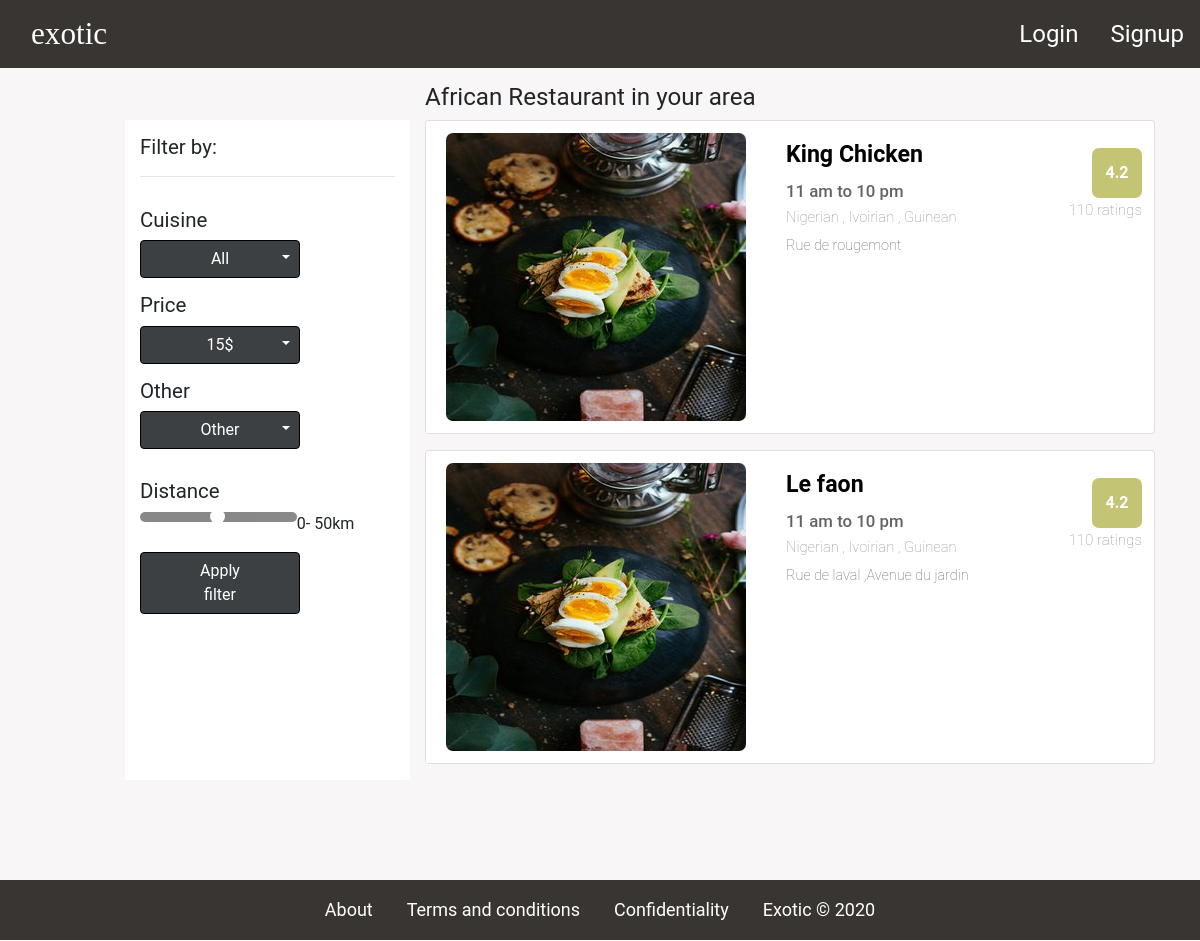
/result, run on an earlier commit of the app's database.
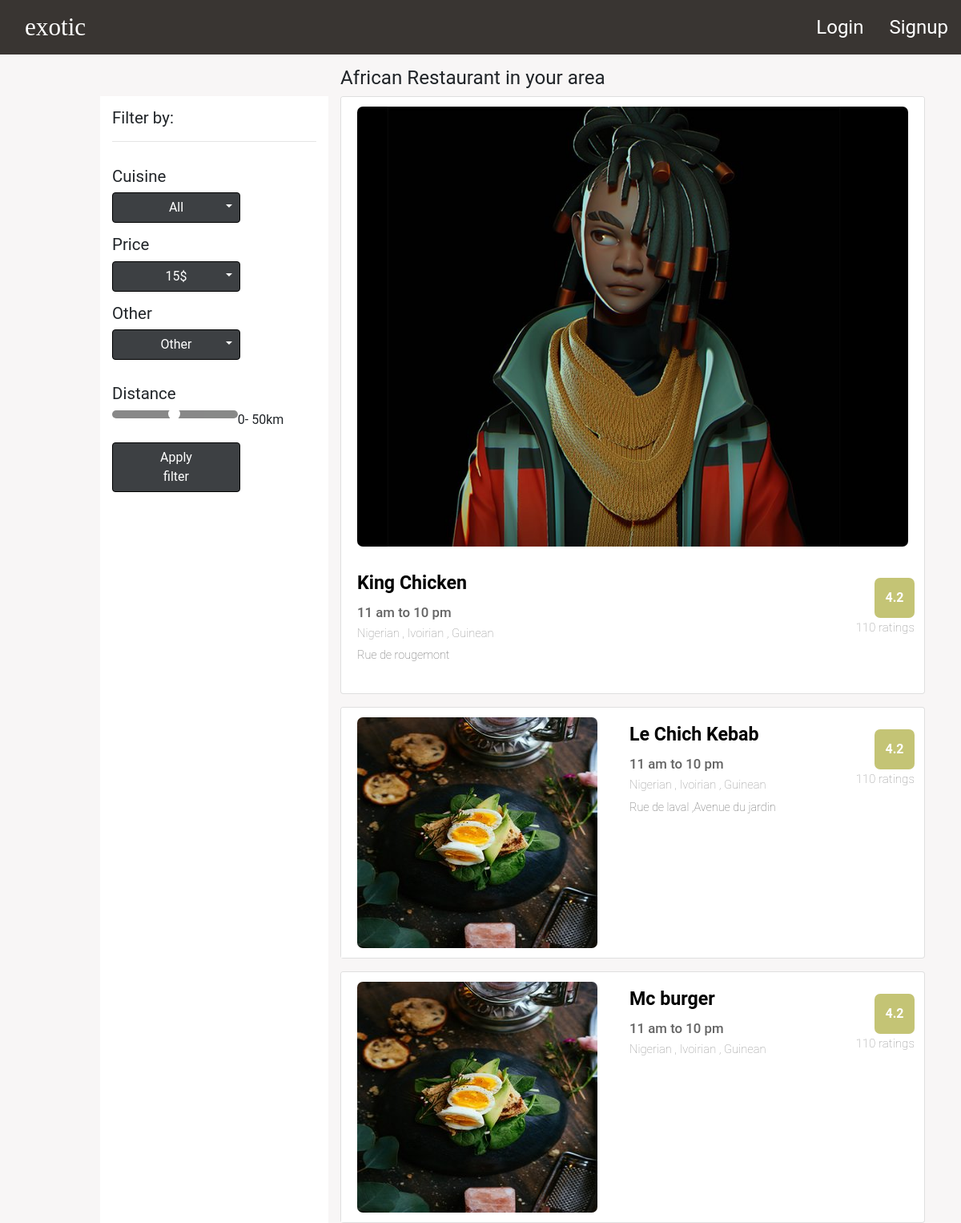
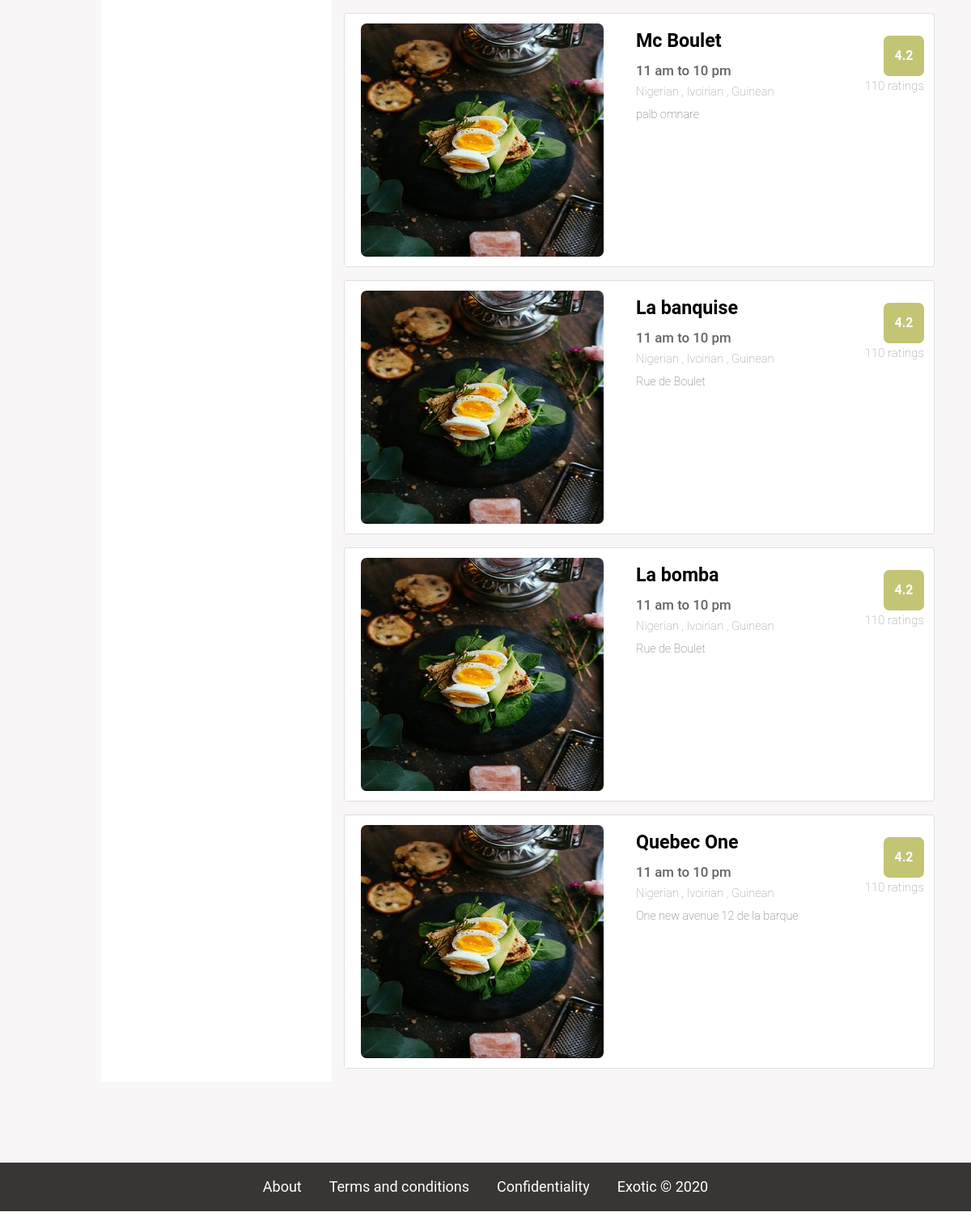
And on a later commit of the database (2 pictures, top to bottom).
### food_app/models.py (models this page shows, shortened)
class Restaurant(db.Model):
    __searchable__=['description','name']
    id = db.Column(db.Integer, primary_key=True)
    name = db.Column(db.String(40), nullable=False)
    description = db.Column(db.String(200), nullable=True)
    telephone_number = db.Column(db.String(10) , nullable=False)
    average_price=db.Column(db.Integer , nullable=True)
    date_created = db.Column(db.DateTime, default=datetime.utcnow)
    user_id = db.Column(db.Integer , db.ForeignKey('user.id') , nullable=True)
    address_id=db.Column(db.Integer , db.ForeignKey('address.id') , nullable=True)
    dishes = db.relationship('Dish', backref='resto', lazy=True)
    menus = db.relationship('Menu', backref='resto', lazy=True)
    photos= db.relationship('ImageItem', lazy=True)

class Address(db.Model):
    id=db.Column(db.Integer , primary_key=True)
    street_address = db.Column(db.String(100) , nullable=False)
    city = db.Column(db.String(50), nullable=False)
    state_id = db.Column(db.Integer ,db.ForeignKey('state.id') , nullable=True )
    country_id = db.Column(db.Integer ,db.ForeignKey('country.id') , nullable=True )
    resto = db.relationship('Restaurant', backref='address' , lazy=True)

class ImageItem(db.Model):
    id = db.Column(db.Integer , primary_key=True)
    photo_path=db.Column(db.String(100) , unique=True , nullable=False)
    restaurant_pk = db.Column(db.Integer , db.ForeignKey('restaurant.id') , nullable=True)

### food_app/routes.py (the view)
@app.route('/result')
def result():
    restaurants = Restaurant.query.all()
    return render_template('result.html' , restaurants=restaurants)

### food_app/templates/result.html (shortened to what this page needs)
{% extends "nav_bar_base.html" %}
{% block stylesheet %}
{{ super() }}
<link rel="stylesheet" type="text/css" href={{ url_for('static', filename='styles/result.css') }}>
{% endblock stylesheet %}
{% block content %}
{{ super() }}
<div class="container ">
  <div class="row">
    <div class="col">
    </div>
    <div class="col-lg-8">
      <h1> African Restaurant in your area </h1>
    </div>
  </div>
  <div class="row" >
    <div class="col">
    </div>
    <div class="col-lg-3" id="filter">
      <div class="row" id="filter_by">
        <h1 style="font-size: 128%; margin-left: 15px;"> Filter by: </h1>
      </div>
      <hr id="h_row">
      <div class="row">
        <h1 style="font-size: 128%; margin-left: 15px;"> Cuisine </h1>
      </div>
      <div class="row">
        <div class="dropdown">
          <button class="btn btn-primary dropdown-toggle" type="button" data-toggle="dropdown">All
            </button>
        </div>
      </div>
      <div class="row">
        <h1 style="font-size: 128%; margin-left: 15px;"> Price </h1>
      </div>
      <div class="row">
        <div class="dropdown">
          <button class="btn btn-primary dropdown-toggle" type="button" data-toggle="dropdown">15$
            </button>
        </div>
      </div>
      <div class="row">
        <h1 style="font-size: 128%; margin-left: 15px;"> Other </h1>
      </div>
      <div class="row">
        <div class="dropdown">
          <button class="btn btn-primary dropdown-toggle" type="button" data-toggle="dropdown">Other
            </button>
        </div>
      </div>
      <div class="row">
        <h1 style="font-size: 128%; margin-left: 15px; margin-top: 1.875rem;"> Distance </h1>
      </div>
      <div class="row">
        <input type="range" min="1" max="100" value="50" class="slider" id="myRange">
        <p class="dist">0- <span id="demo"></span>km</p>
      </div>
      <div class="row">
        <button type="button" class="btn btn-primary">Apply filter</button>
      </div>
      </div>
    <div class="col-lg-8 col-md-12 col-sm-12">
      {% for resto in restaurants %}
        <a href={{ url_for('restaurant_view',resto_id=resto.id) }}>
          <div class="card flex-row flex-wrap mb-3 stretched-link">
            <div class="card-header border-0">
              {% if resto.photos  %}
              <img class="card-img-top" src={{ url_for('static', filename='images/'+resto.photos[0].photo_path) }} alt="Card image cap" width=256>
              {% else %}
              <img class="card-img-top" src="../static/images/rezfood.jpg" alt="Card image cap">
              {% endif %}
            </div>
            <div class="card-body">
              <div class="row">
                <div class="col-8">
                  <h5 class="card-title">{{ resto.name }}</h5>
                  <h2 class="card-text hour"> <time>11 am</time> to <time>10 pm</time></h2>
                  <h2 class="card-text country">Nigerian , Ivoirian , Guinean</h2>
                  <address>{{ resto.address.street_address }}</address>
                </div>
                <div class="col-4">
                  <div class="square">
                    <div class="rating_content">4.2</div>
                  </div>
                  <div class="rating-score">110 ratings</div>
                </div>
              </div>
            </div>
          </div>
        </a>
      {% endfor %}
    </div>
  </div>
</div>
{% endblock content %}

### food_app/templates/nav_bar_base.html (shortened to what this page needs)
{% extends "base.html" %}
{% block stylesheet %}
<link rel="stylesheet" type="text/css" href="..\static\styles\nav.css">
{% endblock stylesheet %}
{% block content %}
<nav class="navbar-custom">
    <a class="navbar-brand mr-auto" href="\">exotic</a>
    <div class="navbar-links">
      <ul>
        <li><a href="\login">Login</a></li>
        <li><a href="\signup">Signup</a></li>
      </ul>
    </div>
</nav>
{% endblock content %}

### food_app/templates/base.html (shortened to what this page needs)
<!doctype html>
<html lang="en">
<head>
  <link rel="stylesheet" href="https://stackpath.bootstrapcdn.com/bootstrap/4.5.0/css/bootstrap.min.css"
>
  <link rel="stylesheet" type="text/css" href="..\static\styles\style.css">
  {% block stylesheet %}
  {% endblock stylesheet %}
  <link rel="stylesheet" href="https://cdnjs.cloudflare.com/ajax/libs/font-awesome/4.7.0/css/font-awesome.min.css">
</head>
<body>
  {% block content %}
  {% endblock content %}
 <footer class="footer">
    <div class="container bloc1">
      <a href="\about" class="text-muted">About</a>
    </div>
    <div class="container bloc2">
      <a href="#" class="text-muted">Terms and conditions</a>
    </div>
    <div class="container bloc3">
      <a href="#" class="text-muted">Confidentiality</a>
    </div>
    <div class="container bloc4">
      <a href="\" class="text-muted">Exotic © 2020</a>
    </div>
  </footer>
</body>
</html>

### food_app/static/styles/style.css (style rules this page uses)
:root { --main-bg-color: #f8f6f6; --searchButton-bg-color:#C32F10; --gray-color:rgb(2, 207, 207); --main-banner-color-overlay:rgba(112, 85, 9, 0.3); --main-text-color:#E7E7E7; --normal-text-color:#212529; }
body, html { height: 100%; font-family: "Roboto"; }
body { background-color:var(--main-bg-color); color:var(--normal-text-color); }
.navbar-links ul { margin: 0; padding: 0; display: flex; }
.navbar-links li { list-style: none; }
.navbar-links li a { font-weight: 400; font-size: 150%; text-decoration: none; color: white; padding: 1rem; display: block; }
input { cursor: text; margin: 0em; font-size:18px; padding: 1px 2px; height:4rem; border:none; width:100%; }
p { margin-top: 0; margin-bottom: 1rem; font-family: Roboto; font-size: 120%; }
.footer { position: relative; bottom: -100px; width: 100%; height: 60px; line-height: 60px; text-align: center; font-family: "Roboto"; background-color: #393532; }
.bloc1, .bloc2, .bloc3, .bloc4 { display: inline; }
.text-muted { color: white !important; font-size: large; }
.container { width: 100%; padding-right: 15px; padding-left: 15px; margin-right: auto; margin-left: auto; }
h1 { font-size: 2.5rem; }

### food_app/static/styles/nav.css (style rules this page uses)
.navbar-brand { position: relative; left: 31px; color: white; font-weight: 400; font-family: "Lucida Calligraphy"; font-size: 1.95rem; line-height: 1; }
.navbar-custom { background-color: #393532; }
.navbar-custom { display: flex; justify-content: space-between; align-items: center; }
.navbar-links ul { margin: 0; padding: 0; display: flex; }
.navbar-links li { list-style: none; }
.navbar-links li a { font-weight: 400; font-family: "Roboto"; font-size: 150%; text-decoration: none; color: white; padding: 1rem; display: block; }

### food_app/static/styles/result.css (style rules this page uses)
.card-img-top { width: 100%; height: auto; border-radius: 7px; }
a { color: black; text-decoration: none; background-color: transparent; }
.card-header { padding: .75rem 1.25rem; margin-bottom: 0; background-color: white; }
.card-title { font-style: normal; font-weight: normal; color: black; font-size: 145%; font-weight: 600; }
.hour { font-family: Roboto; font-size: 105%; font-style: normal; color: rgba(99,99,99,1); }
.country { font-family: Roboto; font-style: normal; font-weight: lighter; font-size: 92%; color: rgba(144,144,144,1); }
address { font-family: Roboto; font-size: 90%; font-weight: lighter; margin-bottom: 1rem; font-style: normal; line-height: inherit; color: rgba(99,99,99,1); }
.container h1 { font-size: 151%; font-weight: normal; font-style: normal; font-family: "Roboto"; margin-top: 15px; }
.square { height: 50px; width: 50px; background-color: rgba(196, 196, 117); border-radius: 7px; position: absolute; top: 7px; right: 7px; }
.rating_content { font-family: "Roboto"; font-style: normal; font-weight: bold; font-size: 100%; color: rgba(255, 255, 255, 1); text-align: center; vertical-align: middle; line-height: 50px; }
.rating-score { position: absolute; right: 7px; top: 58px; font-style: normal; font-family: "Roboto"; font-weight: lighter; font-size: 95%; color: rgba(144, 144, 144, 1); }
#filter { display:block; }
#filter_by { display: block; }
#h_row { display: block; }
.btn { padding: .375rem 2.75rem; width: 10rem; }
.btn-primary { color: #fff; background-color: #1c1f23d9; border-color: rgb(0, 0, 0); margin-left: 15px; }
.dropdown-toggle::after { position: absolute; right: 10px; top: 10px; }
.slider { -webkit-appearance: none; width: 55%; height: 10px; border-radius: 50px; background: #565756; outline: none; opacity: 0.7; -webkit-transition: .2s; transition: opacity .2s; margin-left: 15px; }
input { text-rendering: auto; letter-spacing: normal; word-spacing: normal; text-transform: none; text-indent: 0px; text-shadow: none; display: inline-block; text-align: start; cursor: pointer; margin: 0em; font-size: 1.125rem; padding: 1px 2px; border: none; }
.dist { margin-top: 0; margin-bottom: 1rem; font-family: Roboto; font-size: 1rem; color: #212529; }
.col-lg-3 { background-color: white; }
a { color: #337ab7; text-decoration: none; background-color: transparent; }
a:-webkit-any-link { cursor: pointer; }
.dropdown-toggle::after { position: absolute; right: 10px; top: 15px; }

What changed in the data, as far as the page shows it:
changed Restaurant "Rue de laval ,Avenue du jardin": name "Le faon" → "Le Chich Kebab"
added Restaurant: name "Mc burger"
added Restaurant: name "Mc Boulet", address.street_address "palb omnare"
added Restaurant: name "La banquise", address.street_address "Rue de Boulet"
added Restaurant: name "La bomba", address.street_address "Rue de Boulet"
added Restaurant: name "Quebec One", address.street_address "One new avenue 12 de la barque"
